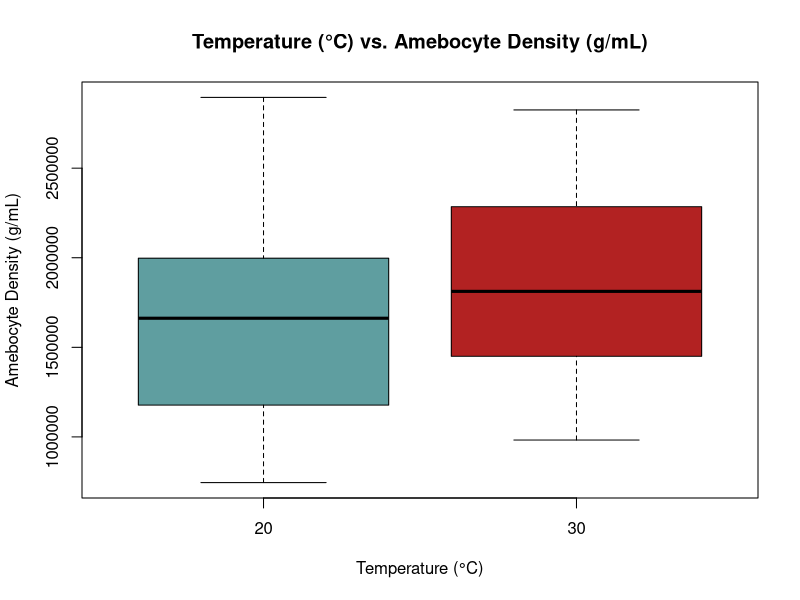
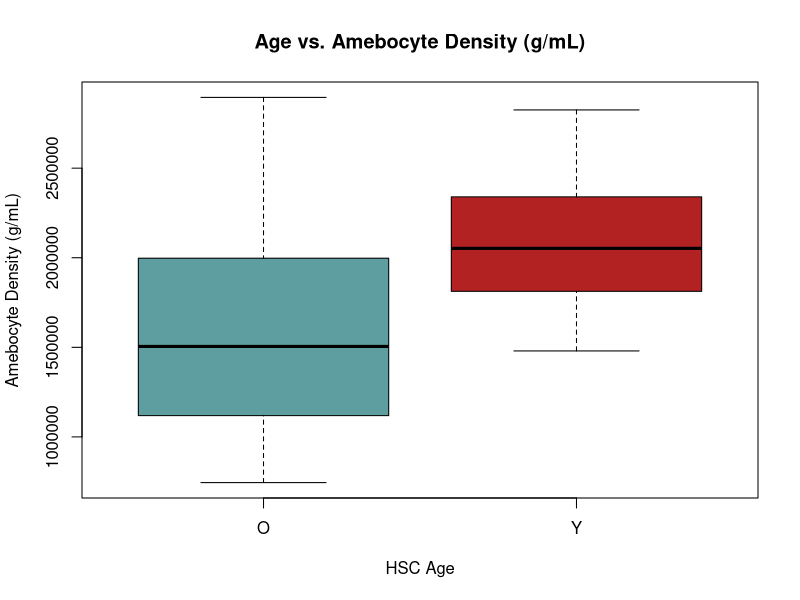
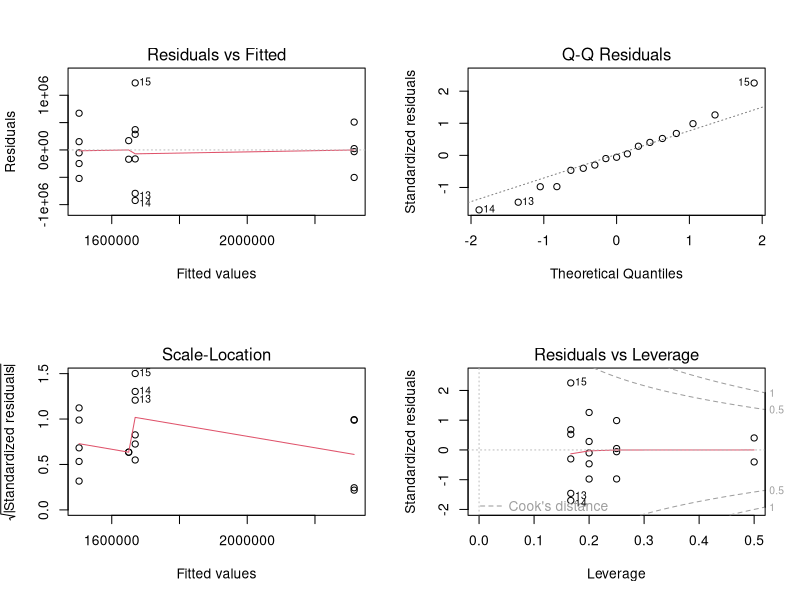
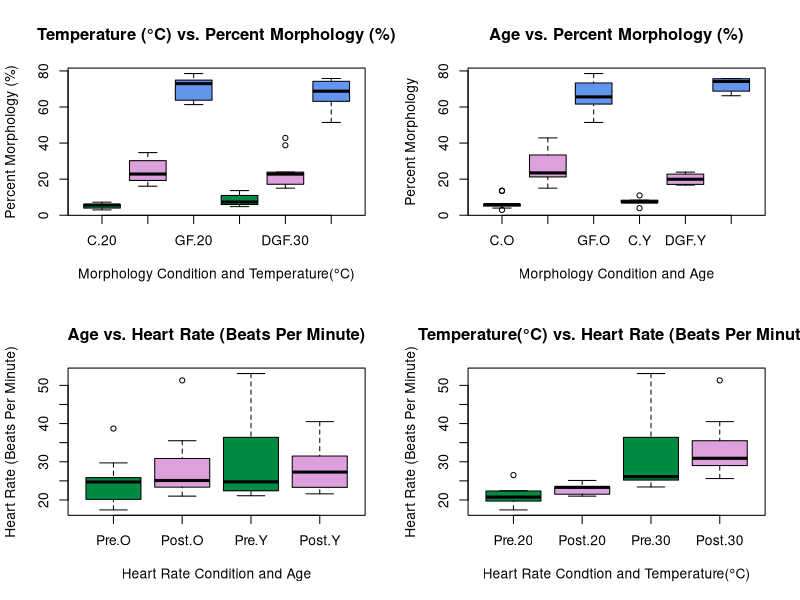

The R source for these figures, in order:
## ---- chunk 1
# relevant data sets for this document
HSC_age_dens <- read.csv("./data/HSC_age_dens.csv")
HSC_morph_hr <- read.csv("./data/HSC_morph_hr.csv")

# libraries used
library(dplyr)
library(car)

# data reorganization
HSC_morph_hr$hr_c <- factor(HSC_morph_hr$hr_c, levels = c('Pre', 'Post'))
# 3 levels of hr were taken; I am only concerned with 2 for this project, 
# pre and post (exclude post 2)
## ---- chunk 2
boxplot(ameb_d~temp, data = HSC_age_dens, 
        main = 'Temperature (°C) vs. Amebocyte Density (g/mL)',
        xlab = 'Temperature (°C)', 
        ylab = 'Amebocyte Density (g/mL)',
        col = c('cadetblue', 'firebrick')
        )
# created box plot looking at the effect of temperature on amebocyte density
# doesn't appear different
## ---- chunk 3
boxplot(ameb_d~age, data = HSC_age_dens, 
        main = 'Age vs. Amebocyte Density (g/mL)',
        xlab = "HSC Age", ylab = "Amebocyte Density (g/mL)",
        col = c('cadetblue', 'firebrick')
        )
# box plot to model differences between amebocyte density in old vs young hsc
# doesn't appear to be any difference
## ---- chunk 4
ameb_d_temp_age_mod <- lm(ameb_d ~ temp + age + temp : age, 
                          data = HSC_age_dens)
summary(ameb_d_temp_age_mod)
library(car)
Anova(ameb_d_temp_age_mod, type = 3)
# statistical summary of results
# no signifcance found in any variables

par(mfrow = c(2,2))
plot(ameb_d_temp_age_mod)
# tests assumptions of models
## ---- chunk 5
library(dplyr)
high = filter(HSC_age_dens, temp == "30")
low = filter(HSC_age_dens, temp == "20")
mean_high = mean(high$ameb_d)
mean_low = mean(low$ameb_d)
# sorting information for power analysis

mean_high - mean_low # delta value

sigma_ameb_d_temp <- sd(HSC_age_dens$ameb_d)
# sigma value for power analysis

# does ameb density differ between young and old crabs? power analysis to
# determine how many crabs needed to answer question

pow_temp_dens <- power.t.test(n= , delta = 200069, sd = sigma_ameb_d_temp, 
                              power =0.5, sig.level =  0.05)
pow_temp_dens
# gives n = 25.5... number of hscs required for each group; can run different powers to see different numbers

# use anova power test to specify 2 groups and leave sample size blank
## ---- chunk 6
# function/plot to analyze different powers
sig_df <- c(0.5, 0.75, 0.9) # different powers that i would like to analyze
# goal: make graph that evaluates number of samples needed at different power
# levels

power_ameb_dens <- function(n, sig_df= c(0.5, 0.75, 0.9)){
  hsc_samp_size <- NULL
  for(i in  seq_along(sig_df)) {
     hsc_samp_size[i] <- power.t.test(n=n , delta = 200069, sd = sigma_ameb_d_temp, 
                                  power=0.5, sig.level =  sig_df[i])$n
  }
  hsc_samp_size
}
## ---- chunk 7
library(dplyr)
old = filter(HSC_age_dens, age == "O")
young = filter(HSC_age_dens, age == "Y")
mean_old = mean(old$ameb_d)
mean_young = mean(young$ameb_d)
# sorting data for power analysis

mean_old - mean_young
# calculation for determining delta value

sigma_ameb_d <- sd(HSC_age_dens$ameb_d)


# does ameb density differ between young and old crabs? power analysis to
# determine how many crabs needed to answer question

pow_age_dens_n <- power.t.test(n= , delta = 500000, sd = sigma_ameb_d, 
                               power = 0.5,sig.level =  0.05)
pow_age_dens_n
# gives n = 13... number of hscs required for each group

pow_age_dens_p <- power.t.test(n = 6, delta = 500000, 
                                 sd = sigma_ameb_d, power = ,
                                 sig.level =  0.05)
pow_age_dens_p
# gives 0.24 power...not very good
## ---- chunk 8
boxplot(morph_p ~ morph_c + temp, data = HSC_morph_hr,
        main = 'Temperature (°C) vs. Percent Morphology (%)',
        xlab = 'Morphology Condition and Temperature(°C)',
        ylab = 'Percent Morphology (%)',
        col = c('springgreen4', 'plum', 'cornflowerblue','springgreen4', 
                'plum', 'cornflowerblue'))

# code to include legend; excluded in this case because it blocks graph

# legend('topleft', c('C = Contracted', 'GF = Granular Flattened', 
#                    'DGF = Degranular Flattened'), 
#       col = c('springgreen4', 'plum', 'cornflowerblue'),
#       pch = 15, bty = n)
        
# box plots for temperature and amebocyte morphology conditions
## ---- chunk 9
boxplot(morph_p ~ morph_c + age, data = HSC_morph_hr, 
        main = 'Age vs. Percent Morphology (%)',
        xlab = 'Morphology Condition and Age',
        ylab = 'Percent Morphology',
        col = c('springgreen4', 'plum', 'cornflowerblue','springgreen4', 
                'plum', 'cornflowerblue')
        )
## ---- chunk 10
age_temp_mod <- lm(morph_p ~ morph_c + temp + age + temp:age, 
                   data = HSC_morph_hr)
age_temp_mod_int <- update(age_temp_mod, . ~ . + morph_c:temp)
summary(age_temp_mod)
anova(age_temp_mod)
car::Anova(age_temp_mod, type = 3)
anova(age_temp_mod, age_temp_mod_int)
# linear models for significance testing 
## ---- chunk 11
# Average percent morphology for each condition: temperature and morpholgy
# subsets information and finds means for power analysis

high_con = filter(HSC_morph_hr, temp == "30", morph_c == "C")
mean_high_con = mean(high_con$morph_p)

low_con = filter(HSC_morph_hr, temp == "20", morph_c == "C")
mean_low_con = mean(low_con$morph_p)

high_gf = filter(HSC_morph_hr, temp == "30", morph_c == "GF")
mean_high_gf = mean(high_gf$morph_p)

low_gf = filter(HSC_morph_hr, temp == "20", morph_c == "GF")
mean_low_gf = mean(low_gf$morph_p)

high_dgf = filter(HSC_morph_hr, temp == "30", morph_c == "DGF")
mean_high_dgf = mean(high_dgf$morph_p)

low_dgf = filter(HSC_morph_hr, temp == "20", morph_c == "DGF")
mean_low_dgf = mean(low_dgf$morph_p)

# power analyses for temperature vs. age morphologies

# power analysis for 20 vs. 30 contracted
mean_high_con - mean_low_con # delta value

contracted_perc = filter(HSC_morph_hr, morph_c == "C")
sigma_con <- sd(contracted_perc$morph_p) # sigma value

pow_con_temp <- power.t.test(n= , delta = 3.387, sd = sigma_con, power = 
                               0.5,sig.level =  0.05)
pow_con_temp # gives output 7.411

# power analysis for 20 vs. 30 granular flattened
mean_high_gf - mean_low_gf # delta value

gf_perc = filter(HSC_morph_hr, morph_c == "GF")
sigma_gf <- sd(gf_perc$morph_p) # sigma value

pow_gf_temp <- power.t.test(n= , delta = 3.575, sd = sigma_gf, power = 
                               0.5,sig.level =  0.05)
pow_gf_temp # gives output 37.113

# power analysis for 20 vs. 30 degranular flattened
mean_high_dgf - mean_low_dgf # delta value

dgf_perc = filter(HSC_morph_hr, morph_c == "DGF")
sigma_dgf <- sd(gf_perc$morph_p) # sigma value

pow_dgf_temp <- power.t.test(n= , delta = 0.186, sd = sigma_dgf, power = 
                               0.5,sig.level =  0.05)
pow_dgf_temp # gives very high output; double check this
## ---- chunk 12
library(dplyr)

# age
old_1 <- filter(HSC_morph_hr, age == "O")
young_1 <- filter(HSC_morph_hr, age == "Y")

# amebocyte morphology and age subsets and averages for calculating power 

old_con = filter(HSC_morph_hr, age == "O", morph_c == "C")
mean_old_con = mean(old_con$morph_p)

young_con = filter(HSC_morph_hr, age == "Y", morph_c == "C")
mean_young_con = mean(young_con$morph_p)

old_gf = filter(HSC_morph_hr, age == "O", morph_c == "GF")
mean_old_gf = mean(old_gf$morph_p)

young_gf = filter(HSC_morph_hr, age == "Y", morph_c == "GF")
mean_young_gf = mean(young_gf$morph_p)

old_dgf = filter(HSC_morph_hr, age == "O", morph_c == "DGF")
mean_old_dgf = mean(old_dgf$morph_p)

young_dgf = filter(HSC_morph_hr, age == "Y", morph_c == "DGF")
mean_young_dgf = mean(young_dgf$morph_p)

# power analysis to test old vs. young contracted

mean_old_con - mean_young_con # delta value

contracted_perc = filter(HSC_morph_hr, morph_c == "C")
sigma_con <- sd(contracted_perc$morph_p) # sigma value

pow_con_age <- power.t.test(n= , delta = 0.768, sd = sigma_con, power = 
                               0.5,sig.level =  0.05)
pow_con_age # gives output 124

# power analysis to test old vs. young granular flattened
mean_old_gf - mean_young_gf # delta value

gf_perc = filter(HSC_morph_hr, morph_c == "GF")
sigma_gf <- sd(gf_perc$morph_p) # sigma value

pow_gf_age <- power.t.test(n= , delta = 6.147, sd = sigma_gf, power = 
                               0.5,sig.level =  0.05)
pow_gf_age # gives output 13.24

# power analysis to test old vs. young degranular flattened
mean_old_dgf - mean_young_dgf # delta value

dgf_perc = filter(HSC_morph_hr, morph_c == "DGF")
sigma_dgf <- sd(dgf_perc$morph_p) # sigma value

pow_dgf_age <- power.t.test(n= , delta = 6.914, sd = sigma_dgf, power = 
                               0.5,sig.level =  0.05)
pow_dgf_age # gives output 11.8
## ---- chunk 13
boxplot(hr ~ hr_c + age, data = HSC_morph_hr,
        main = 'Age vs. Heart Rate (Beats Per Minute)',
        xlab = 'Heart Rate Condition and Age',
        ylab = 'Heart Rate (Beats Per Minute)',
        col = c('springgreen4', 'plum', 'springgreen4', 
                'plum')
        )
## ---- chunk 14
boxplot(hr ~ hr_c + temp, data = HSC_morph_hr, 
        main = 'Temperature(°C) vs. Heart Rate (Beats Per Minute)',
        xlab = 'Heart Rate Condtion and Temperature(°C)', 
        ylab = 'Heart Rate (Beats Per Minute)',
        col = c('springgreen4', 'plum','springgreen4', 
                'plum')
        )

## ---- chunk 15
hr_mod <- lm(hr ~ hr_c + age + temp + age : temp, data = HSC_morph_hr)
summary(hr_mod)
car::Anova(hr_mod, type = 3)
